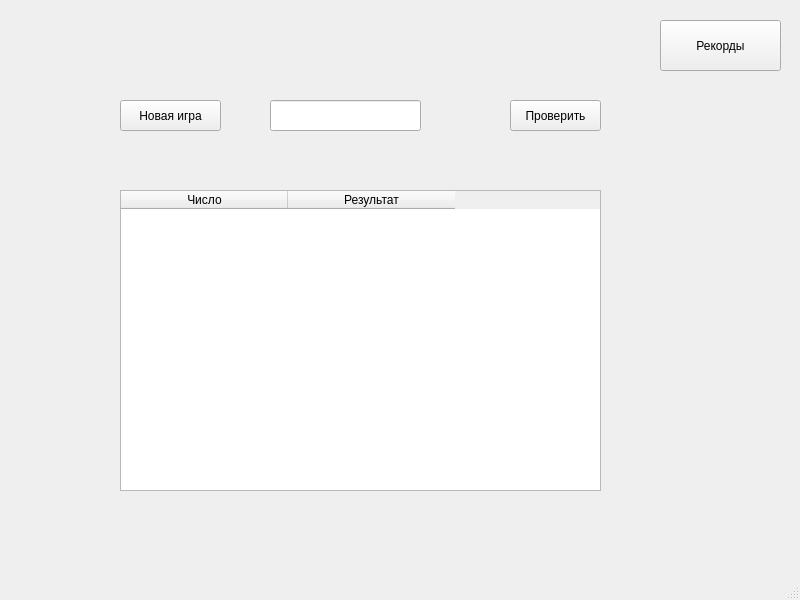
<?xml version="1.0" encoding="UTF-8"?>
<ui version="4.0">
 <class>MainWindow</class>
 <widget class="QMainWindow" name="MainWindow">
  <property name="geometry">
   <rect>
    <x>0</x>
    <y>0</y>
    <width>800</width>
    <height>600</height>
   </rect>
  </property>
  <property name="windowTitle">
   <string>Быки и коровы</string>
  </property>
  <widget class="QWidget" name="centralwidget">
   <widget class="QPushButton" name="btNewGame">
    <property name="geometry">
     <rect>
      <x>120</x>
      <y>100</y>
      <width>101</width>
      <height>31</height>
     </rect>
    </property>
    <property name="text">
     <string>Новая игра</string>
    </property>
   </widget>
   <widget class="QTableWidget" name="table">
    <property name="enabled">
     <bool>true</bool>
    </property>
    <property name="geometry">
     <rect>
      <x>120</x>
      <y>190</y>
      <width>481</width>
      <height>301</height>
     </rect>
    </property>
    <property name="iconSize">
     <size>
      <width>0</width>
      <height>0</height>
     </size>
    </property>
    <property name="rowCount">
     <number>0</number>
    </property>
    <property name="columnCount">
     <number>2</number>
    </property>
    <attribute name="horizontalHeaderVisible">
     <bool>true</bool>
    </attribute>
    <attribute name="horizontalHeaderDefaultSectionSize">
     <number>167</number>
    </attribute>
    <attribute name="verticalHeaderVisible">
     <bool>true</bool>
    </attribute>
    <column>
     <property name="text">
      <string>Число</string>
     </property>
    </column>
    <column>
     <property name="text">
      <string>Результат</string>
     </property>
    </column>
   </widget>
   <widget class="QLineEdit" name="inputNumber">
    <property name="geometry">
     <rect>
      <x>270</x>
      <y>100</y>
      <width>151</width>
      <height>31</height>
     </rect>
    </property>
   </widget>
   <widget class="QPushButton" name="checkBut">
    <property name="geometry">
     <rect>
      <x>510</x>
      <y>100</y>
      <width>91</width>
      <height>31</height>
     </rect>
    </property>
    <property name="text">
     <string>Проверить</string>
    </property>
   </widget>
   <widget class="QPushButton" name="showRecords">
    <property name="geometry">
     <rect>
      <x>660</x>
      <y>20</y>
      <width>121</width>
      <height>51</height>
     </rect>
    </property>
    <property name="text">
     <string>Рекорды</string>
    </property>
   </widget>
  </widget>
  <widget class="QMenuBar" name="menubar">
   <property name="geometry">
    <rect>
     <x>0</x>
     <y>0</y>
     <width>800</width>
     <height>26</height>
    </rect>
   </property>
  </widget>
  <widget class="QStatusBar" name="statusbar"/>
 </widget>
 <resources/>
 <connections/>
</ui>
